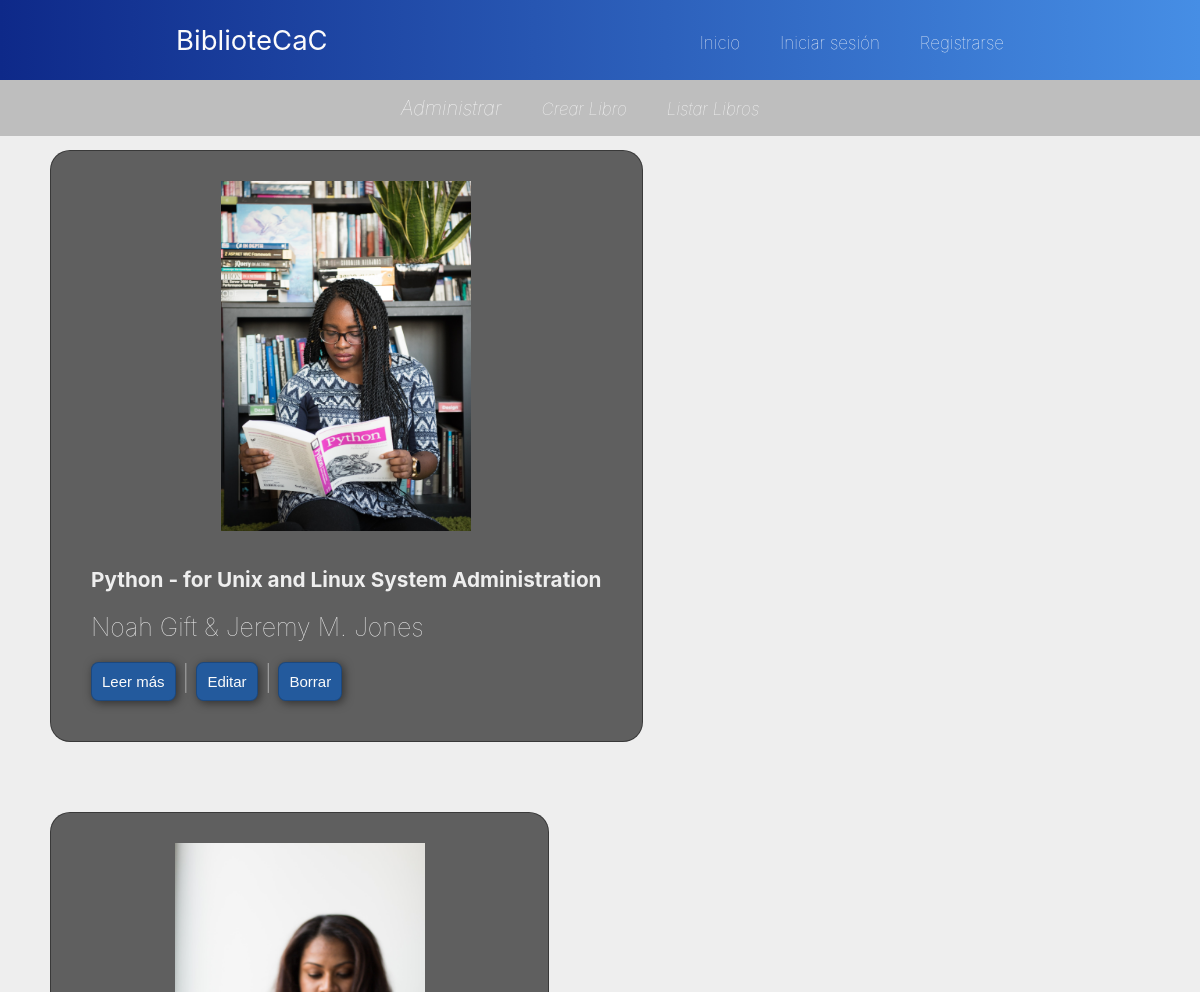
/books/ (upper part), run on an earlier commit of the app's database.
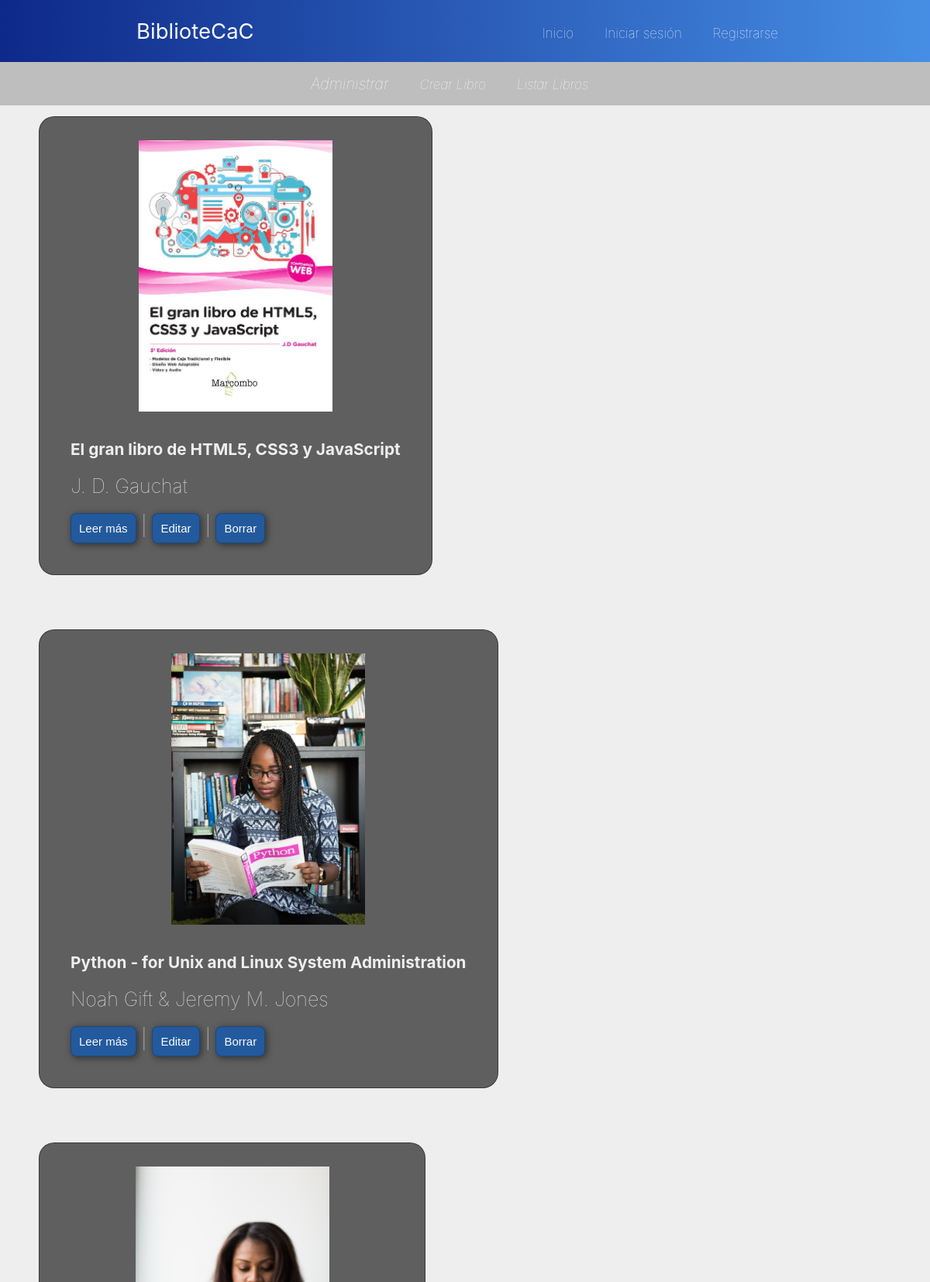
And on a later commit of the database.
### books/models.py (models this page shows, shortened)
class Book(models.Model):
    image = models.ImageField(verbose_name = "Imagen", upload_to = "books-img", blank = False, null = False)
    title = models.CharField(verbose_name="Título", max_length=100, blank = False)
    author = models.CharField(verbose_name="Autor", max_length=100, blank = False)
    genre = models.CharField(verbose_name="Género", max_length=100, blank = False)
    category = models.ForeignKey(Category, on_delete=models.SET_NULL, related_name='get_books', null = True)
    synopsis = RichTextField(verbose_name="Sinopsis", blank = False, null = False)
    order = models.SmallIntegerField(verbose_name="Orden", default=0, blank = False, null = False)
    created = models.DateTimeField(auto_now_add=True, verbose_name="Fecha de creación")
    updated = models.DateTimeField(auto_now=True, verbose_name="Fecha de edición")
    class Meta:
        verbose_name = "libro"
        verbose_name_plural = "libros"
        ordering = ['-created']

### books/views.py (the view)
# urls.py: path('', BookList.as_view(), name='books'),
class BookList(ListView):
    model = Book

### books/templates/books/book_list.html (shortened to what this page needs)
{% extends 'core/base.html' %}
{% load static %}
{% block content %}
{% include 'books/includes/books_menu.html' %}
<main>
    <div class="container-biblioteca">
        <div class="items-library1">
            <div class="front-end">
                {% for book in book_list|dictsort:"id" reversed %}
                <div class="items-front-end">
                    <div>
                        <img src="{{book.image.url}}" alt="Imagen libro de HTML">
                    </div>
                    <div>
                        <h5>{{book.title}}</h5>
                        <p>{{book.author}}</p>
                        <p>
                            <button class="buttons"><a href="{% url 'books:book' book.id book.title|slugify %}">Leer más</a></button>
                            | <button class="buttons"><a href="{% url 'books:update' book.id %}">Editar</a></button>
                            | <button class="buttons"><a href="{% url 'books:delete' book.id %}">Borrar</a></button>
                        </p>
                    </div>
                </div>
                {% empty %}
                    <div style="margin-top:3rem; color:red;">
                        <h4>No existen libros en la Biblioteca</h4>
                    </div>
                {% endfor %}
            </div>
        </div>
    </div>
</main>
{% endblock content %}

### core/templates/core/base.html (shortened to what this page needs)
<!DOCTYPE html>
<html lang="es">
<head>
    {% load static %}
    <link href="{% static 'core/css/style.css' %}" rel="stylesheet" />
    <link href="{% static 'core/css/home.css' %}" rel="stylesheet" />
    <link href="{% static 'core/css/book_list.css' %}" rel="stylesheet" />
    <link href="{% static 'core/css/book.css' %}" rel="stylesheet" />
    <link href="{% static 'core/css/contact.css' %}" rel="stylesheet" />
</head>
<body>
    <nav>
        <div id="nav-logo">
            <span>BiblioteCaC</span>
        </div>
        <ul>
            <li><a href="{% url 'home' %}">Inicio</a></li>
            {% if not request.user.is_authenticated %}
                <li><a href="{% url 'login' %}">Iniciar sesión</a></li>
                <li><a href="{% url 'signup' %}">Registrarse</a></li>
            {% else %}
                <li><a href="{% url 'books:books' %}">Libros</a></li>
                <li><a href="{% url 'contact' %}">Contacto</a></li>
                <li><a href="{% url 'logout' %}">Salir</a></li>
            {% endif %}
        </ul>
    </nav>
    {% block content %}{% endblock %}
</body>
</html>

### books/templates/books/includes/books_menu.html (shortened to what this page needs)
{% load static %}
<link href="{% static 'books/css/books_menu.css' %}" rel="stylesheet" />
<nav class="library-menu">
    <div class="container">
        <span><i>Administrar</i></span>
        <div>
            <ul class="sub-menu">
                <li><a href="{% url 'books:create' %}"><i>Crear Libro</i></a></li>
                <li><a href="{% url 'books:books' %}"><i>Listar Libros</i></a></li>
            </ul>
        </div>
    </div>
</nav>

### core/static/core/css/style.css (style rules this page uses)
* { margin: 0; padding: 0; text-align: center; box-sizing: border-box; }
html { font-size: 62.5%; }
body { background-color: rgb(238, 238, 238); color: rgb(65, 65, 65); font-family: -apple-system, BlinkMacSystemFont, 'Segoe UI', Roboto, Oxygen, Ubuntu, Cantarell, 'Open Sans', 'Helvetica Neue', sans-serif; font-weight: lighter; font-size: 2.5rem; }
nav { background:linear-gradient( to right, rgb(14, 41, 137), rgb(70, 142, 229)); position: fixed; left: 0; top: 0; width: 100%; display: flex; align-items: center; justify-content: space-around; height: 10vh; }
#nav-logo span { font-size: 2.75rem; color: rgb(251, 251, 251); font-weight: bolder; }
nav ul { display: flex; list-style-type: none; align-items: center; }
nav ul li { margin: 2rem; }
nav ul li a { text-decoration: none; color: rgb(251, 251, 251); font-size: 1.7rem; font-weight: lighter; }
main { width: 100%; }
p { margin-block-start: 1rem; margin-block-end: 1rem; }
ul { list-style-type: none; }
a { text-decoration: none; color: rgb(251, 251, 251); }
.buttons { background-color: rgb(35, 90, 157); padding: 1rem; border: 1.5px solid rgba(0, 0, 0, 0.2); border-radius: 0.75rem; box-shadow: 2px 2px 10px rgba(0, 0, 0, 0.5); color: rgb(251, 251, 251); font-size: 1.5rem; }

### core/static/core/css/home.css (style rules this page uses)
main { padding-top: 10vh; }

### core/static/core/css/book_list.css (style rules this page uses)
main { padding-top: 10vh; }
.container-biblioteca { display: block; height: auto; }
.items-library1 { height: auto; margin: 7rem 5rem; }
.front-end { display: flex; column-gap: 2rem; row-gap: 7rem; color: rgb(238, 238, 238); flex-wrap: wrap; }
.items-front-end { background-color: rgba(0, 0, 0, 0.6); border: 1px solid; border-color: rgba(0, 0, 0, 0.4); border-radius: 2rem; padding: 2rem; }
div img { width: 25rem; height: 35rem; margin-top: 1rem; margin-bottom: 1rem; }

### core/static/core/css/book.css (style rules this page uses)
main { padding-top: 10vh; }
.item-book2 h4, h5, p { text-align: left; margin: 2rem; }

### core/static/core/css/contact.css (style rules this page uses)
main { padding-top: 10vh; }

### books/static/books/css/books_menu.css (style rules this page uses)
.library-menu { height: 7vh; margin-top: 10vh; background: rgb(190, 190, 190); position: fixed; left: 0; width: 100%; }
.container { display: flex; align-items: center; justify-content: space-around; font-size: 2rem; font-weight: lighter; color: rgb(251, 251, 251); }
.sub-menu { display: flex; list-style-type: none; align-items: center; margin: 2rem; }
ul { list-style-type: none; }
a { text-decoration: none; text-transform: none; }

What changed in the data, as far as the page shows it:
added Book: image (picture), title "El gran libro de HTML5, CSS3 y JavaScript", author "J. D. Gauchat"
